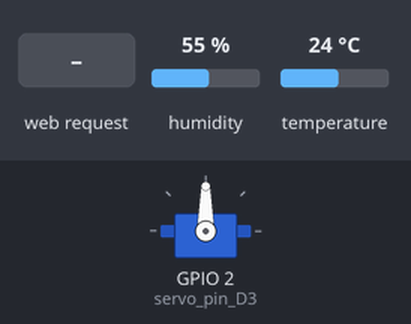
Recording of a sketch running on a simulated ESP32. Shown: servo. Inputs (shaded band) come from the test bench; at power-on: humidity 55 %, temperature 24 °C. WiFi joins after 1.5 s; servers stay silent unless stated; what the sketch prints to the serial monitor is not drawn.

Above: at 3.2 s.
3.3 s: HTTP request GET /toggle received
At 8.4 s:
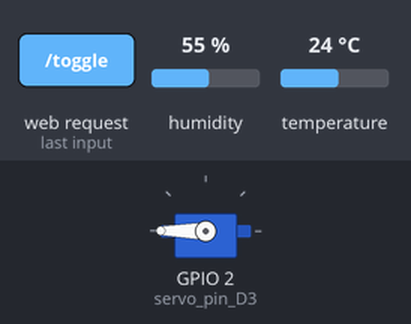
10.8 s: HTTP request GET /toggle received
At 13.1 s:
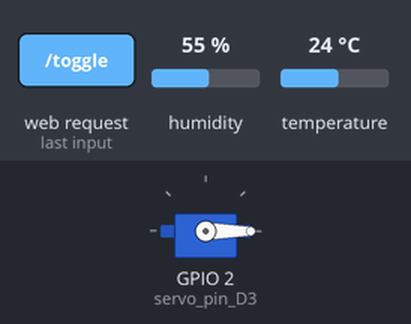
Timing chart, 0 to 14.6 s (numbered marks = the images above; inputs shaded):
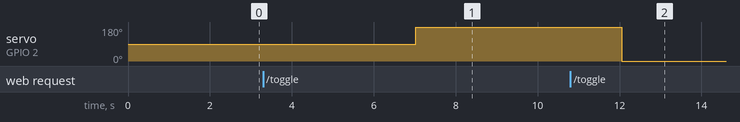

The sketch:

esp32_server_servo_DHT11.ino
```cpp
#include <WiFi.h>
#include <WebServer.h>
#include <ESP32Servo.h>
#include <DHT.h>

const char* ssid = "SAMSUNG";
const char* password = "99009988";

int servo_pin_D3 = 2; // Pin para el servo

Servo myservo;
int angle = 0;
bool servoOn = false;

WebServer server(80); // Crea una instancia del servidor web en el puerto 80

#define DHTTYPE DHT11
#define DHTPIN 0

DHT dht(DHTPIN, DHTTYPE);

float temp, hume;

void handleRoot() {
  String html = "<h1>Servo Control</h1>";
  html += "<p>Servo state: ";
  html += servoOn ? "ON" : "OFF";
  html += "</p>";
  html += "<button onclick=\"toggleServo()\">Toggle Servo</button>";
  html += "<script>function toggleServo() {var xhr = new XMLHttpRequest(); xhr.open('GET', '/toggle', true); xhr.send();}</script>";
  html += "<p>Connect to: " + WiFi.localIP().toString() + "</p>"; // Agrega la dirección IP al HTML
  html += "<p>Temperature: " + String(temp) + "°C</p>";
  html += "<p>Humidity: " + String(hume) + "%</p>";
  server.send(200, "text/html", html);
}

void handleToggle() {
  servoOn = !servoOn;
  if (servoOn) {
    angle = 180;
    myservo.write(angle);
    server.send(200, "text/plain", "Servo turned on");
  } else {
    angle = 0;
    myservo.write(angle);
    server.send(200, "text/plain", "Servo turned off");
  }
}

void setup() {
  Serial.begin(115200);

  WiFi.begin(ssid, password);
  while (WiFi.status() != WL_CONNECTED) {
    delay(1000);
    Serial.println("Connecting to WiFi...");
  }
  Serial.println("WiFi connected");

  myservo.attach(servo_pin_D3);

  server.on("/", handleRoot);
  server.on("/toggle", handleToggle);

  server.begin();
  Serial.println("Server started");
  Serial.print("Connect to: ");
  Serial.println(WiFi.localIP()); // Muestra la dirección IP por Serial

  dht.begin();
}

void loop() {
  delay(5000);
  hume = dht.readHumidity();
  temp = dht.readTemperature();

  server.handleClient();
}
```

Measured:
- after the input at 3.3 s, servo on GPIO 2 (servo_pin_D3): 90° → 180° after 3.7 s
- after the input at 10.8 s, servo on GPIO 2 (servo_pin_D3): 180° → 0° after 1.3 s
